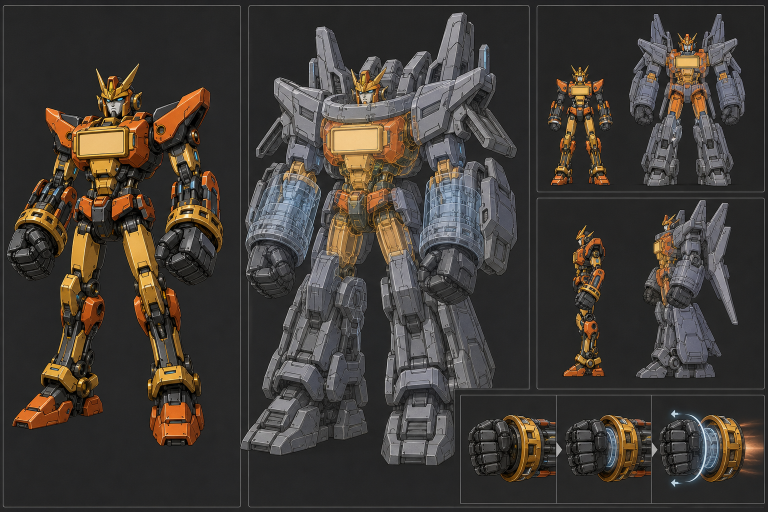
#> input picture docs/superpowers/specs/production/c01-current-demo-v1/art-a10-haosi-brave-fist-social-brave-relationship-correction-candidate/generation-raw/BRAVE_FIST_SOCIAL_BRAVE_RELATIONSHIP_RAW.png, 1536 x 1024 px (shown at 1/2 size)
$ python -i build_call01_actions.py   (imports and definitions only)
#> lines starting #> are read from the running program, lines starting #| are printed output that depends on the picture
#!/usr/bin/env python3
"""Deterministically derive GZ V10X E02 Wave-B action sprites and QA.

ImageGen owns pose pixels. This script removes the border-connected neutral
checkerboard plus only the audited enclosed negative-space components, scales
the intact cutout uniformly, registers its bottom center at the locked Camera
V2 pivot, and emits multi-background QA. It never globally keys white, repaints,
mirrors, rotates, or combines a previous rejected pose.
"""

from __future__ import annotations

from collections import deque
from hashlib import sha256
import json
from pathlib import Path
import shutil

from PIL import Image, ImageDraw, ImageFont


ROOT = Path(__file__).resolve().parent
PROJECT_ROOT = ROOT.parents[5]
CALL = ROOT / "call01"
PIVOT = (128, 224)
CANVAS = (256, 256)
SCREEN_VECTORS = {"east": (40, 24), "south": (-40, 24)}
INTERNAL_VISUAL_PASSES = {"brace_east", "brace_south"}

INTERNAL_BACKGROUND_COMPONENTS = {
    "brace_east": (
        {
            "label": "brace_east_right_arm_to_torso_negative_space",
            "strict_bbox": (761, 457, 833, 534),
            "strict_pixels": 2840,
            "expanded_bbox": (761, 457, 834, 535),
            "expanded_pixels": 2952,
        },
    ),
    "brace_south": (
        {
            "label": "brace_south_left_arm_to_torso_negative_space",
            "strict_bbox": (448, 430, 512, 575),
            "strict_pixels": 3617,
            "expanded_bbox": (448, 429, 512, 576),
            "expanded_pixels": 3751,
        },
        {
            "label": "brace_south_right_arm_to_torso_negative_space",
            "strict_bbox": (714, 427, 841, 614),
            "strict_pixels": 6841,
            "expanded_bbox": (714, 427, 842, 615),
            "expanded_pixels": 7071,
        },
    ),
}

WHITE_SILVER_ARMOUR_SENTINELS = {
    "brace_east": {
        "chest_keel": (600, 420),
        "left_thigh_armour": (485, 600),
        "right_thigh_armour": (710, 665),
        "left_toe_armour": (280, 950),
        "right_toe_armour": (875, 1080),
    },
    "brace_south": {
        "chest_keel": (667, 405),
        "left_thigh_armour": (495, 620),
        "right_thigh_armour": (735, 590),
        "left_toe_armour": (340, 1035),
        "right_toe_armour": (955, 920),
    },
}

PRE_ALPHA_HISTORY = CALL / "_history" / "pre-internal-alpha-hole-fix-20260824"
PRE_ALPHA_CANDIDATE_SHAS = {
    "brace_east": "fc316e3169934086d9925e6eda65a8b36c7b4f0b7adaf4a265b70af77c733a8f",
    "brace_south": "acfb7180481bf9546128807568b2389bc97886d65f6d2a0cb6e0d35d89e6ccce",
}

SOURCE_IDLE_EAST = PROJECT_ROOT / "docs/superpowers/specs/production/c01-current-demo-v1/art-section2-gz-v10x-camera-v2-cardinal-neutral-candidate/call01/map-candidates/GUARDIAN_Z_V10X_CAMERA_V2_IDLE_EAST_CANDIDATE_256.png"
SOURCE_IDLE_SOUTH = PROJECT_ROOT / "docs/superpowers/specs/production/c01-current-demo-v1/art-section2-gz-v10x-camera-v2-cardinal-neutral-candidate/call01/map-candidates/GUARDIAN_Z_V10X_CAMERA_V2_IDLE_SOUTH_CANDIDATE_256.png"
SOURCE_SHIELD = PROJECT_ROOT / "docs/superpowers/specs/production/c01-current-demo-v1/art-a17-section2-true-retired-heavy-shield-candidate/user-confirmation-call01/generation-raw/TRUE_RETIRED_HEAVY_SHIELD_CALL01_RAW.png"

EXPECTED = {
    SOURCE_IDLE_EAST: "1f6907776a382dd9daacdb8854725392c8f8d662b402654250327eb66bb9bdb7",
    SOURCE_IDLE_SOUTH: "d1181e1b5d24903ed6f0e54c7e262815ddbed9e22e7a8135992dda188821b796",
    SOURCE_SHIELD: "169c162c5b2bd0761d535d7dee8573fc547952090dfa7947c3b9630af1c72305",
}

# Per-action target height preserves the approved idle scale while allowing the
# crouched brace/block silhouettes to become visibly shorter.
ACTIONS = {
    "brace_east": {
        "raw": "GUARDIAN_Z_V10X_CAMERA_V2_BRACE_EAST_CALL01_RAW.png",
        "candidate": "GUARDIAN_Z_V10X_CAMERA_V2_BRACE_EAST_CANDIDATE_256.png",
        "target_height": 196,
        "direction": "east",
        "shield": False,
    },
    "brace_south": {
        "raw": "GUARDIAN_Z_V10X_CAMERA_V2_BRACE_SOUTH_CALL01_RAW.png",
        "candidate": "GUARDIAN_Z_V10X_CAMERA_V2_BRACE_SOUTH_CANDIDATE_256.png",
        "target_height": 196,
        "direction": "south",
        "shield": False,
    },
    "shield_take_south": {
        "raw": "GUARDIAN_Z_V10X_CAMERA_V2_SHIELD_TAKE_SOUTH_CALL01_RAW.png",
        "candidate": "GUARDIAN_Z_V10X_CAMERA_V2_SHIELD_TAKE_SOUTH_CANDIDATE_256.png",
        "target_height": 204,
        "direction": "south",
        "shield": True,
    },
    "shield_hold_south": {
        "raw": "GUARDIAN_Z_V10X_CAMERA_V2_SHIELD_HOLD_SOUTH_CALL01_RAW.png",
        "candidate": "GUARDIAN_Z_V10X_CAMERA_V2_SHIELD_HOLD_SOUTH_CANDIDATE_256.png",
        "target_height": 204,
        "direction": "south",
        "shield": True,
    },
    "shield_block_south": {
        "raw": "GUARDIAN_Z_V10X_CAMERA_V2_SHIELD_BLOCK_SOUTH_CALL01_RAW.png",
        "candidate": "GUARDIAN_Z_V10X_CAMERA_V2_SHIELD_BLOCK_SOUTH_CANDIDATE_256.png",
        "target_height": 196,
        "direction": "south",
        "shield": True,
    },
    "shield_bash_south": {
        "raw": "GUARDIAN_Z_V10X_CAMERA_V2_SHIELD_BASH_SOUTH_CALL01_RAW.png",
        "candidate": "GUARDIAN_Z_V10X_CAMERA_V2_SHIELD_BASH_SOUTH_CANDIDATE_256.png",
        "target_height": 202,
        "direction": "south",
        "shield": True,
    },
}


# [271 lines left out: functions digest, font, _component_bbox, checker_alpha_with_internal_holes, archive_pre_alpha_history, qa_board and 1 more, not called in this run]


def alpha_component_stats(image: Image.Image) -> dict[str, object]:
    alpha = image.getchannel("A")
    width, height = alpha.size
    pixels = alpha.load()
    seen = bytearray(width * height)
    components: list[list[tuple[int, int]]] = []
    for y in range(height):
        for x in range(width):
            idx = y * width + x
            if pixels[x, y] < 128 or seen[idx]:
                continue
            component: list[tuple[int, int]] = []
            queue: deque[tuple[int, int]] = deque([(x, y)])
            seen[idx] = 1
            while queue:
                cx, cy = queue.popleft()
                component.append((cx, cy))
                for nx, ny in ((cx - 1, cy), (cx + 1, cy), (cx, cy - 1), (cx, cy + 1)):
                    if not (0 <= nx < width and 0 <= ny < height):
                        continue
                    nidx = ny * width + nx
                    if pixels[nx, ny] >= 128 and not seen[nidx]:
                        seen[nidx] = 1
                        queue.append((nx, ny))
            components.append(component)
    components.sort(key=len, reverse=True)
    largest = components[0]
    return {
        "alpha_128_component_count": len(components),
        "largest_alpha_128_component_pixels": len(largest),
        "largest_alpha_128_component_bbox": list(_component_bbox(largest)),
        "corner_alpha": [alpha.getpixel((0, 0)), alpha.getpixel((255, 0)), alpha.getpixel((0, 255)), alpha.getpixel((255, 255))],
    }


# [182 lines left out: functions socket_readback, build, not called in this run]


# [2 lines not run here, left out]

>>> import cv2
>>> picture = cv2.imread('../art-a10-haosi-brave-fist-social-brave-relationship-correction-candidate/generation-raw/BRAVE_FIST_SOCIAL_BRAVE_RELATIONSHIP_RAW.png', cv2.IMREAD_GRAYSCALE)
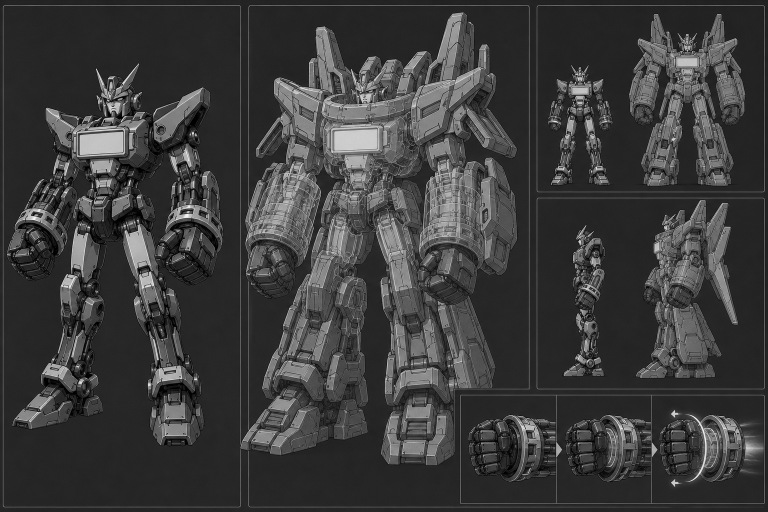
#> picture: shape (1024, 1536) (shown at 1/2 size); min 0, max 252, mean 60.1
#> (the run stopped early here; a loop or call above may not have finished)
